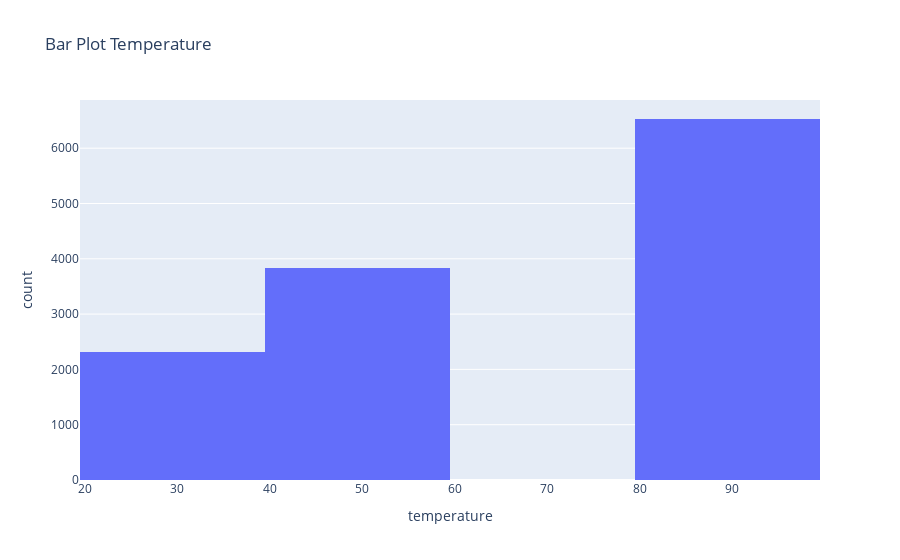

The notebook cell this image was saved under:
### Markdown cell above
6. Use a histogram to visualize the temperature column.

### Code cell
# use plotly historgram visualization
fig = px.histogram(data, x='temperature', title='Bar Plot Temperature')
fig.show()

### Figure 1 — Plotly figure (JSON) as saved in the notebook; plotly's stock layout.template omitted (floating-point values rounded to 4 significant figures; data arrays with more than 128 entries replaced by an {"elided": "..."} marker saying what was removed)
{"data": [{"alignmentgroup": "True", "bingroup": "x", "hovertemplate": "temperature=%{x}<br>count=%{y}<extra></extra>", "legendgroup": "", "marker": {"color": "#636efa", "pattern": {"shape": ""}}, "name": "", "offsetgroup": "", "orientation": "v", "showlegend": false, "type": "histogram", "x": {"elided": "12684 int values"}, "xaxis": "x", "yaxis": "y"}], "layout": {"barmode": "relative", "legend": {"tracegroupgap": 0}, "title": {"text": "Bar Plot Temperature"}, "xaxis": {"anchor": "y", "domain": [0, 1], "title": {"text": "temperature"}}, "yaxis": {"anchor": "x", "domain": [0, 1], "title": {"text": "count"}}}}
